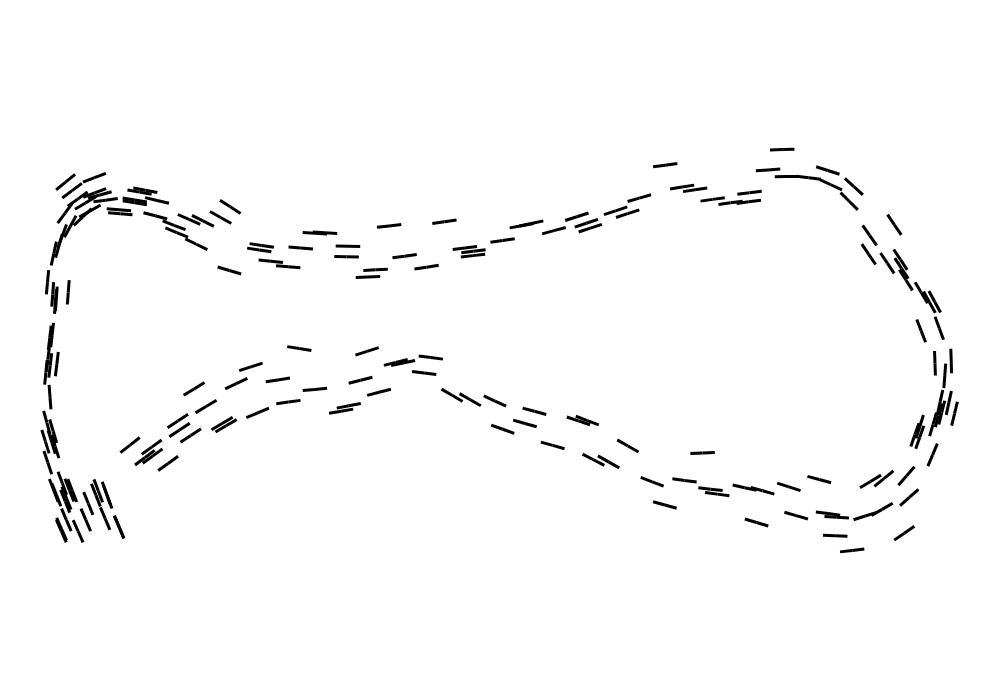

The notebook cell saved with this chart:
### Code cell
n = 200
xx = np.linspace(0, 2*np.pi, n)
circle = np.array([[np.cos(x), np.sin(x)] for x in xx])
data = circle + 0.6*np.array([[np.cos(1*x), np.sin(3*x)] for x in xx]) + 0.5*circle**2
data *= [1,0.15]
data += 0.02*np.random.randn(n, 2)

x_vals = data[:,0]
x_vals -= x_vals.min()
x_vals /= x_vals.max()
data += 0.0 * x_vals.reshape(-1,1) * np.random.randn(n, 2)
plt.scatter(x = data[:,0], y = data[:,1])
# plt.show()

bundle, _,_,_ = Tangents_and_Curvature(data, 1, n0=30)

fig = plot_tangent_lines_2d(bundle, data)
fig.show()

### Figure 1 — Plotly figure (JSON) as saved in the notebook; plotly's stock layout.template omitted (floating-point values rounded to 4 significant figures; data arrays with more than 128 entries replaced by an {"elided": "..."} marker saying what was removed)
{"data": [{"line": {"width": 3}, "marker": {"color": "black"}, "mode": "lines", "type": "scatter", "x": {"elided": "1400 float values"}, "y": {"elided": "1400 float values"}}, {"line": {"width": 3}, "marker": {"color": "black"}, "mode": "lines", "type": "scatter", "x": {"elided": "1400 float values"}, "y": {"elided": "1400 float values"}}], "layout": {"height": 700, "hovermode": "closest", "margin": {"b": 0, "l": 0, "r": 0, "t": 0}, "paper_bgcolor": "white", "plot_bgcolor": "white", "showlegend": false, "width": 1000, "xaxis": {"range": [-0.05, 1.05], "visible": false}, "yaxis": {"range": [-0.2353, 0.3056], "scaleanchor": "x", "scaleratio": 1, "visible": false}}}
